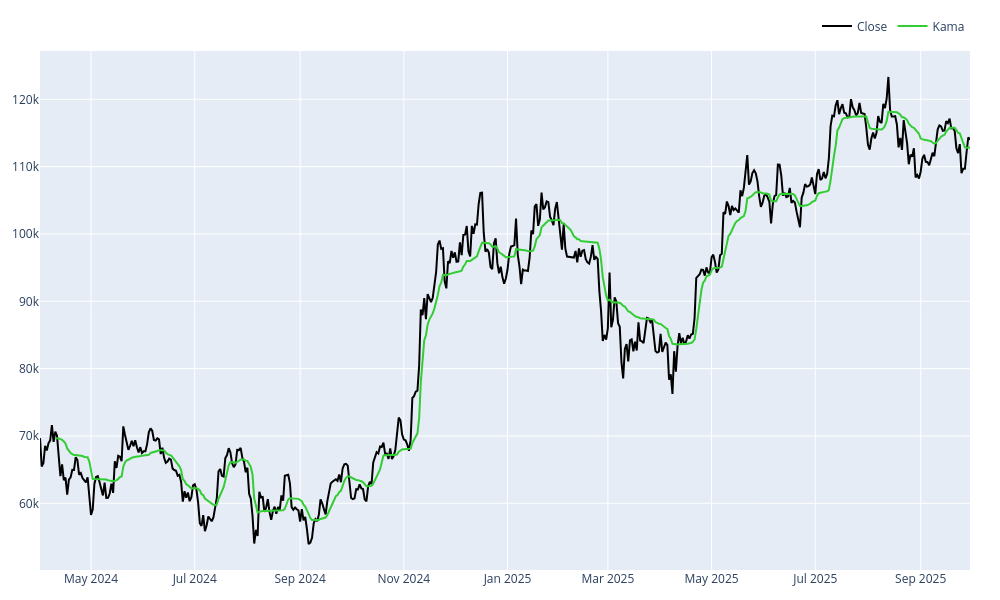

Write notebook code for a chart like this one.
### Code cell
fig2 = kama.plot(column='BTCUSD',
          close_kwargs=dict(trace_kwargs=dict(line_color='black')),
          kama_kwargs=dict(trace_kwargs=dict(line_color='limegreen'))
         )
fig2.update_layout(height=600, width=1000)
#fig2.write_html("fig2.html", include_plotlyjs="embed")
fig2.show()

### Figure 1 — Plotly figure (JSON) as saved in the notebook; plotly's stock layout.template omitted (floating-point values rounded to 4 significant figures; data arrays with more than 128 entries replaced by an {"elided": "..."} marker saying what was removed)
{"data": [{"line": {"color": "black"}, "name": "Close", "showlegend": true, "type": "scatter", "x": {"elided": "548 str values"}, "y": {"elided": "548 float values"}}, {"line": {"color": "limegreen"}, "name": "Kama", "showlegend": true, "type": "scatter", "x": {"elided": "548 str values"}, "y": {"elided": "548 float values"}}], "layout": {"height": 600, "legend": {"orientation": "h", "traceorder": "normal", "x": 1, "xanchor": "right", "y": 1.02, "yanchor": "bottom"}, "margin": {"b": 30, "l": 30, "r": 30, "t": 30}, "width": 1000}}
